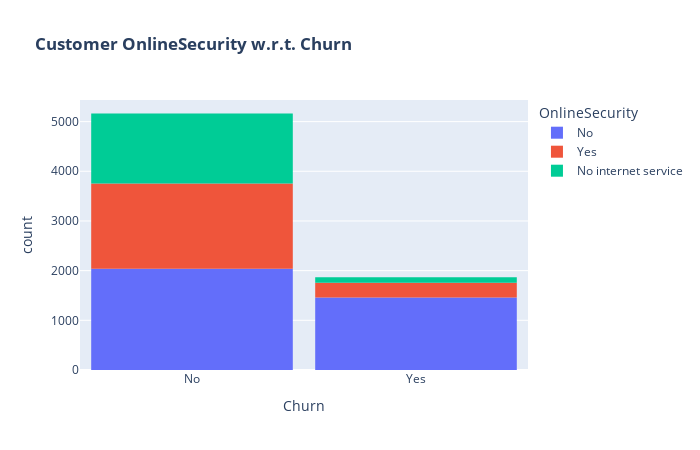

Notebook cell for this chart:
### Code cell
fig = px.histogram(df, x="Churn", color="OnlineSecurity", title="<b>Customer OnlineSecurity w.r.t. Churn</b>")
fig.update_layout(width=700, height=450, bargap=0.1)
fig.show()

### Figure 1 — Plotly figure (JSON) as saved in the notebook; plotly's stock layout.template omitted (floating-point values rounded to 4 significant figures; data arrays with more than 128 entries replaced by an {"elided": "..."} marker saying what was removed)
{"data": [{"bingroup": "x", "hovertemplate": "OnlineSecurity=No<br>Churn=%{x}<br>count=%{y}<extra></extra>", "legendgroup": "No", "marker": {"color": "#636efa", "pattern": {"shape": ""}}, "name": "No", "orientation": "v", "showlegend": true, "type": "histogram", "x": {"elided": "3497 str values"}, "xaxis": "x", "yaxis": "y"}, {"bingroup": "x", "hovertemplate": "OnlineSecurity=Yes<br>Churn=%{x}<br>count=%{y}<extra></extra>", "legendgroup": "Yes", "marker": {"color": "#EF553B", "pattern": {"shape": ""}}, "name": "Yes", "orientation": "v", "showlegend": true, "type": "histogram", "x": {"elided": "2015 str values"}, "xaxis": "x", "yaxis": "y"}, {"bingroup": "x", "hovertemplate": "OnlineSecurity=No internet service<br>Churn=%{x}<br>count=%{y}<extra></extra>", "legendgroup": "No internet service", "marker": {"color": "#00cc96", "pattern": {"shape": ""}}, "name": "No internet service", "orientation": "v", "showlegend": true, "type": "histogram", "x": {"elided": "1520 str values"}, "xaxis": "x", "yaxis": "y"}], "layout": {"bargap": 0.1, "barmode": "relative", "height": 450, "legend": {"title": {"text": "OnlineSecurity"}, "tracegroupgap": 0}, "title": {"text": "<b>Customer OnlineSecurity w.r.t. Churn</b>"}, "width": 700, "xaxis": {"anchor": "y", "domain": [0, 1], "title": {"text": "Churn"}}, "yaxis": {"anchor": "x", "domain": [0, 1], "title": {"text": "count"}}}}
